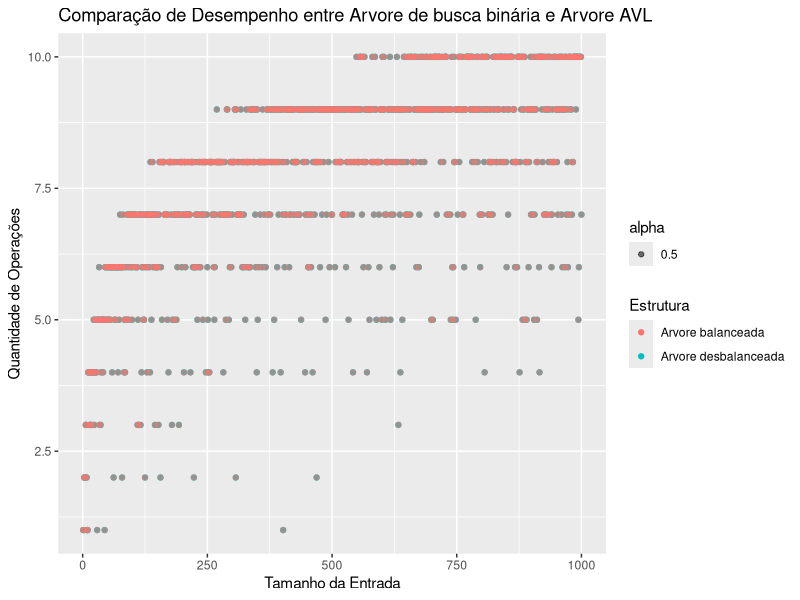
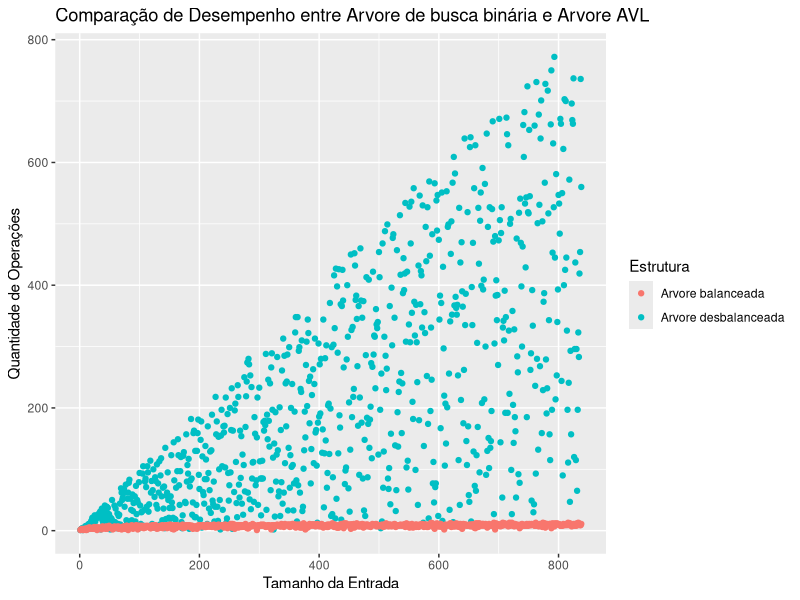
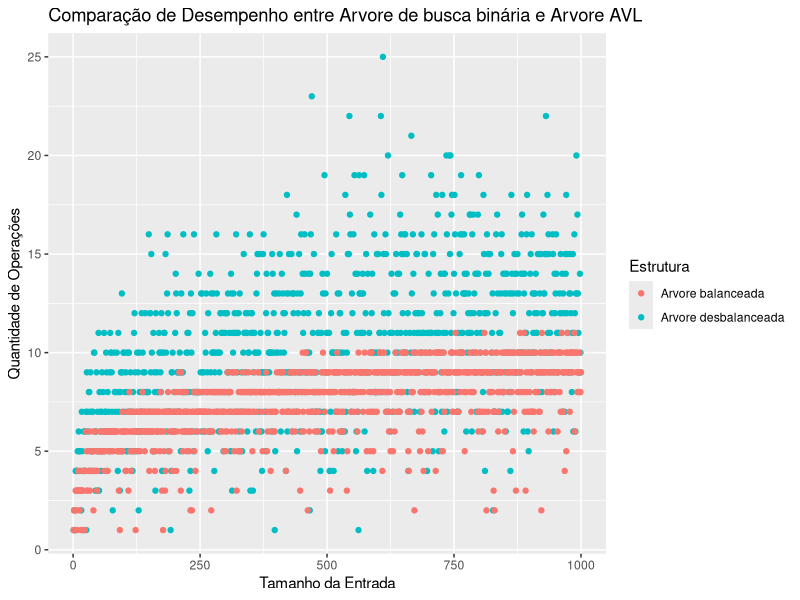

The R script that drew these images, in order:
library(ggplot2)

balanced = read.csv("teste_balanceado.csv", header=TRUE)
unbalanced = read.csv("teste_sequencia_crescente.csv", header=TRUE)
random = read.csv("teste_random.csv", header=TRUE)

title = labs(title = "Comparação de Desempenho entre Arvore de busca binária e Arvore AVL",
             x = "Tamanho da Entrada",
             y = "Quantidade de Operações",
             color = "Estrutura")

ggplot(balanced, aes(x=quantidade)) +
  geom_point(aes(y=arvore.de.busca.binaria, color="Arvore desbalanceada")) +
  geom_point(aes(y=arvore.avl, color="Arvore balanceada", alpha=0.5)) +
  title

ggplot(unbalanced, aes(x=quantidade)) +
  geom_point(aes(y=arvore.de.busca.binaria, color="Arvore desbalanceada")) +
  geom_point(aes(y=arvore.avl, color="Arvore balanceada")) +
  title

ggplot(random, aes(x=quantidade)) +
  geom_point(aes(y=arvore.de.busca.binaria, color="Arvore desbalanceada")) +
  geom_point(aes(y=arvore.avl, color="Arvore balanceada")) +
  title
